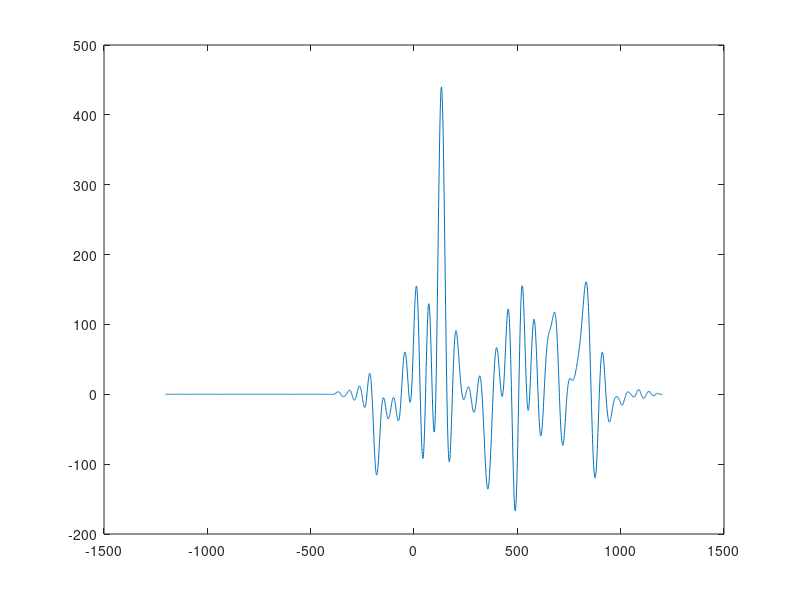

MATLAB code to generate this figure:
% EECE 5612 HW6
% Stav Rones
% 3.21.2022

function hw6

    clc;
    close all;

    y = load("hwk6.mat");
    g_t = y.g;
    v_t = y.v;

    % Compute the cross correlation of v_t and g_t
    [R_vg, lag] = xcorr(v_t, g_t);

    % Visualize xcorr
    plot(lag, R_vg);
   
    % ML Estimation
    [~, tau_index] = max(R_vg);
    tau_ML = lag(tau_index);
    tau_ML = tau_ML / 50;   %convert sample index to time

    fprintf("tau_ML: %4.2f\n", tau_ML);

end